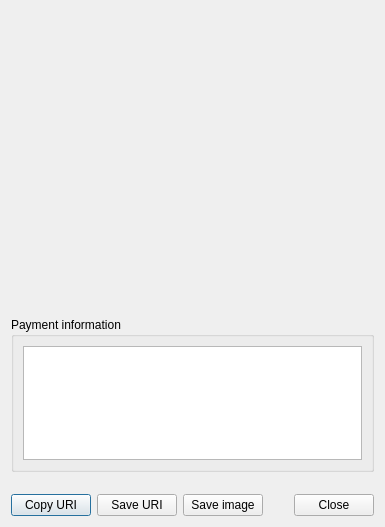
<?xml version="1.0" encoding="UTF-8"?>
<ui version="4.0">
  <class>ShowPaymentRequestDialog</class>
  <widget class="QDialog" name="ShowPaymentRequestDialog">
    <property name="geometry">
      <rect>
        <x>0</x>
        <y>0</y>
        <width>385</width>
        <height>527</height>
      </rect>
    </property>
    <property name="minimumSize">
      <size>
        <width>385</width>
        <height>400</height>
      </size>
    </property>
    <property name="maximumSize">
      <size>
        <width>16777215</width>
        <height>16777215</height>
      </size>
    </property>
    <property name="windowTitle">
      <string>Payment request</string>
    </property>
    <layout class="QVBoxLayout" name="verticalLayout">
      <item>
        <layout class="QHBoxLayout" name="horizontalLayout_2">
          <property name="spacing">
            <number>6</number>
          </property>
          <property name="sizeConstraint">
            <enum>QLayout::SetDefaultConstraint</enum>
          </property>
          <property name="bottomMargin">
            <number>0</number>
          </property>
          <item>
            <widget class="WalletGui::QRLabel" name="m_requestQRlabel">
              <property name="enabled">
                <bool>true</bool>
              </property>
              <property name="sizePolicy">
                <sizepolicy hsizetype="Fixed" vsizetype="Fixed">
                  <horstretch>0</horstretch>
                  <verstretch>0</verstretch>
                </sizepolicy>
              </property>
              <property name="minimumSize">
                <size>
                  <width>300</width>
                  <height>300</height>
                </size>
              </property>
              <property name="maximumSize">
                <size>
                  <width>300</width>
                  <height>300</height>
                </size>
              </property>
              <property name="baseSize">
                <size>
                  <width>300</width>
                  <height>300</height>
                </size>
              </property>
              <property name="text">
                <string/>
              </property>
              <property name="scaledContents">
                <bool>true</bool>
              </property>
            </widget>
          </item>
        </layout>
      </item>
      <item>
        <widget class="QGroupBox" name="m_paymentRequestContent">
          <property name="minimumSize">
            <size>
              <width>0</width>
              <height>150</height>
            </size>
          </property>
          <property name="title">
            <string>Payment information</string>
          </property>
          <layout class="QGridLayout" name="gridLayout">
            <item row="0" column="0">
              <widget class="QTextEdit" name="m_paymentRequestUriText">
                <property name="whatsThis">
                  <string/>
                </property>
                <property name="readOnly">
                  <bool>true</bool>
                </property>
              </widget>
            </item>
          </layout>
        </widget>
      </item>
      <item>
        <spacer name="verticalSpacer">
          <property name="orientation">
            <enum>Qt::Vertical</enum>
          </property>
          <property name="sizeHint" stdset="0">
            <size>
              <width>20</width>
              <height>94</height>
            </size>
          </property>
        </spacer>
      </item>
      <item>
        <layout class="QHBoxLayout" name="horizontalLayout">
          <item>
            <widget class="QPushButton" name="m_copyUriButton">
              <property name="text">
                <string>Copy URI</string>
              </property>
            </widget>
          </item>
          <item>
            <widget class="QPushButton" name="m_saveUriButton">
              <property name="text">
                <string>Save URI</string>
              </property>
            </widget>
          </item>
          <item>
            <widget class="QPushButton" name="m_saveImageButton">
              <property name="text">
                <string>Save image</string>
              </property>
            </widget>
          </item>
          <item>
            <spacer name="horizontalSpacer">
              <property name="orientation">
                <enum>Qt::Horizontal</enum>
              </property>
              <property name="sizeHint" stdset="0">
                <size>
                  <width>40</width>
                  <height>20</height>
                </size>
              </property>
            </spacer>
          </item>
          <item>
            <widget class="QPushButton" name="m_closeButton">
              <property name="text">
                <string>Close</string>
              </property>
            </widget>
          </item>
        </layout>
      </item>
    </layout>
  </widget>
  <customwidgets>
    <customwidget>
      <class>WalletGui::QRLabel</class>
      <extends>QLabel</extends>
      <header>gui/QRLabel.h</header>
    </customwidget>
  </customwidgets>
  <resources/>
  <connections>
    <connection>
      <sender>m_closeButton</sender>
      <signal>clicked()</signal>
      <receiver>ShowPaymentRequestDialog</receiver>
      <slot>accept()</slot>
      <hints>
        <hint type="sourcelabel">
          <x>538</x>
          <y>285</y>
        </hint>
        <hint type="destinationlabel">
          <x>294</x>
          <y>156</y>
        </hint>
      </hints>
    </connection>
    <connection>
      <sender>m_copyUriButton</sender>
      <signal>clicked()</signal>
      <receiver>ShowPaymentRequestDialog</receiver>
      <slot>copyUri()</slot>
      <hints>
        <hint type="sourcelabel">
          <x>44</x>
          <y>441</y>
        </hint>
        <hint type="destinationlabel">
          <x>159</x>
          <y>231</y>
        </hint>
      </hints>
    </connection>
    <connection>
      <sender>m_saveUriButton</sender>
      <signal>clicked()</signal>
      <receiver>ShowPaymentRequestDialog</receiver>
      <slot>saveUri()</slot>
      <hints>
        <hint type="sourcelabel">
          <x>119</x>
          <y>441</y>
        </hint>
        <hint type="destinationlabel">
          <x>159</x>
          <y>231</y>
        </hint>
      </hints>
    </connection>
    <connection>
      <sender>m_saveImageButton</sender>
      <signal>clicked()</signal>
      <receiver>ShowPaymentRequestDialog</receiver>
      <slot>saveQRcodeToFile()</slot>
      <hints>
        <hint type="sourcelabel">
          <x>194</x>
          <y>441</y>
        </hint>
        <hint type="destinationlabel">
          <x>159</x>
          <y>231</y>
        </hint>
      </hints>
    </connection>
  </connections>
</ui>
